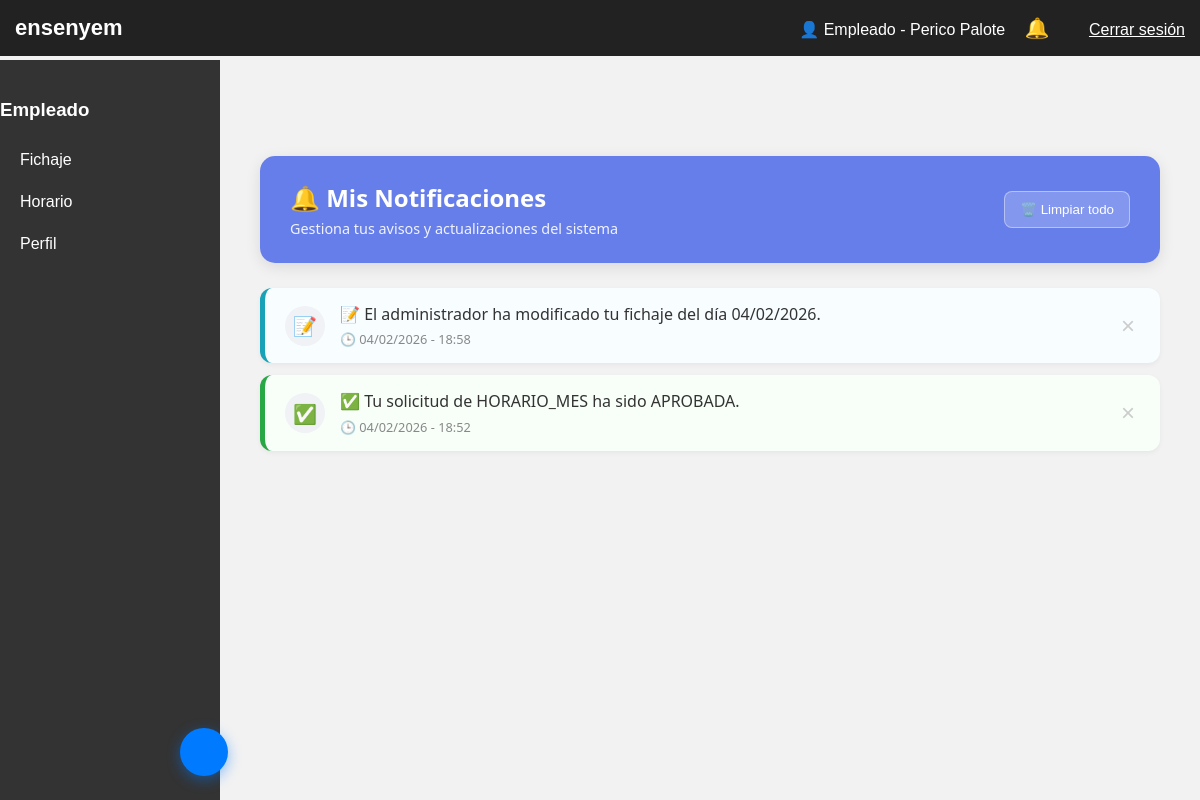
The page /panel.php?seccion=notificaciones (signed in) on the database as committed earlier.
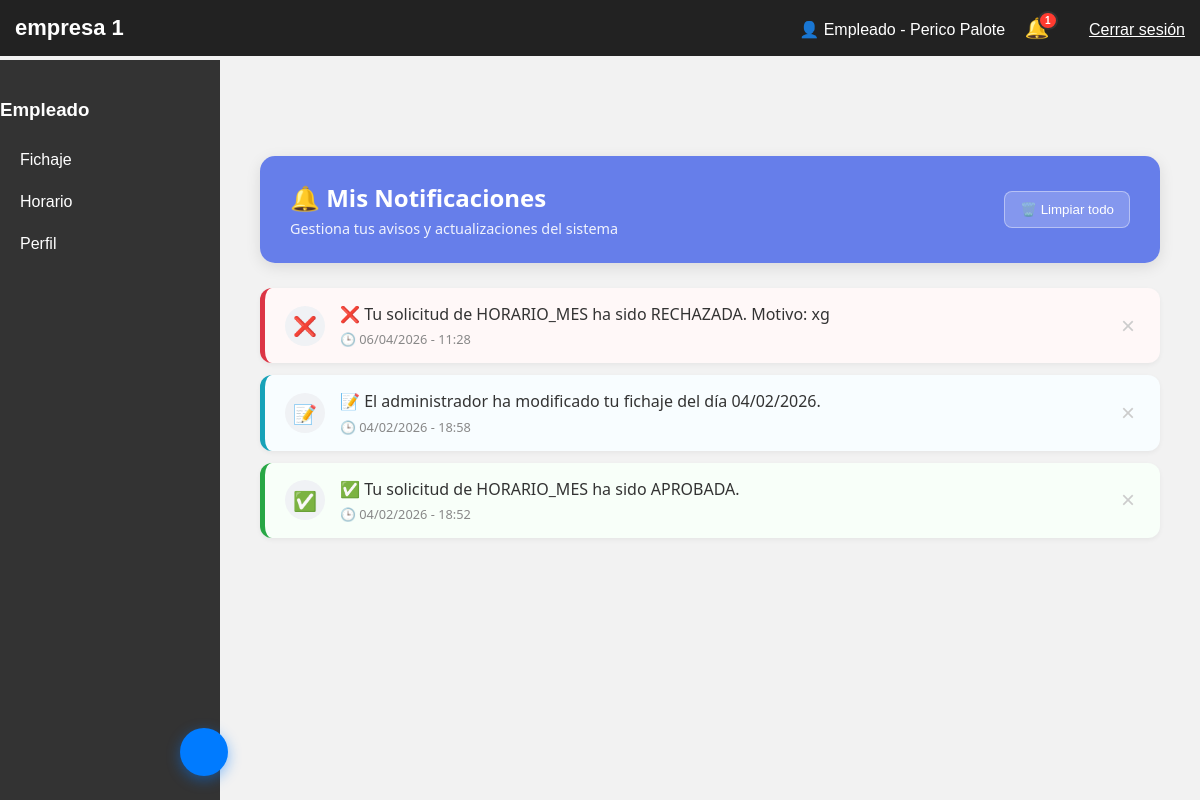
The same page on the database as committed later.
### tables this page shows
CREATE TABLE `notificaciones` (
  `id_notificacion` int(11) NOT NULL,
  `id_usuario` int(11) NOT NULL,
  `mensaje` text NOT NULL,
  `tipo` varchar(50) DEFAULT NULL,
  `leida` tinyint(1) DEFAULT 0,
  `fecha_creacion` timestamp NOT NULL DEFAULT current_timestamp()
);

### secciones/notificaciones.php (the view, shortened to what the changed rows need)
<?php
$idUsuario = $_SESSION['usuario']['id'];
$pdo->prepare("DELETE FROM NOTIFICACIONES WHERE id_usuario = ? AND fecha_creacion < DATE_SUB(NOW(), INTERVAL 30 DAY)")->execute([$idUsuario]);
$stmt = $pdo->prepare("SELECT * FROM NOTIFICACIONES WHERE id_usuario = ? ORDER BY fecha_creacion DESC");
$stmt->execute([$idUsuario]);
$notificaciones = $stmt->fetchAll(PDO::FETCH_ASSOC);
?>
<link rel="stylesheet" href="css/notificaciones.css">
<div class="notif-page-container">
    <div class="notif-header-banner">
        <div class="header-content">
            <h2>🔔 Mis Notificaciones</h2>
        </div>
    </div>
    <div class="notif-list-container">
        <?php if (empty($notificaciones)): ?>
            <div class="notif-empty-state">
                <div class="empty-icon">📂</div>
                <p>No tienes notificaciones pendientes</p>
            </div>
        <?php else: ?>
            <div class="notif-grid" id="contenedor-notificaciones">
                <?php foreach ($notificaciones as $n):
                    $icono = 'ℹ️';
                    $claseTipo = '';
                    $msg = $n['mensaje'];
                    if (strpos($msg, 'ACEPTADA') !== false || strpos($msg, 'APROBADA') !== false) {
                        $icono = '✅'; $claseTipo = 'notif-success';
                    } elseif (strpos($msg, 'RECHAZADA') !== false) {
                        $icono = '❌'; $claseTipo = 'notif-danger';
                    } elseif (strpos($msg, 'modificado') !== false || strpos($msg, 'añadido') !== false) {
                        $icono = '📝'; $claseTipo = 'notif-info';
                    }
                ?>
                    <div class="notif-card <?= $claseTipo ?>" id="notif-<?= $n['id_notificacion'] ?>">
                        <div class="notif-icon-circle"><?= $icono ?></div>
                        <div class="notif-content">
                            <p class="notif-message"><?= htmlspecialchars($msg) ?></p>
                            <span class="notif-date">
                                🕒 <?= date('d/m/Y - H:i', strtotime($n['fecha_creacion'])) ?>
                            </span>
                        </div>
                        <button class="btn-delete-single" onclick="eliminarNotificacion(<?= $n['id_notificacion'] ?>)" title="Eliminar">
                            &times;
                        </button>
                    </div>
                <?php endforeach; ?>
            </div>
        <?php endif; ?>
    </div>
</div>

### panel.php (shortened to what the changed rows need)
<?php
require_once 'config.php';
$usuario  = $_SESSION['usuario'];
$idUsuario = $usuario['id'];
$seccion = $_GET['seccion'] ?? 'fichaje';
$empresa  = $_SESSION['empresa_activa'];
$cssFile  = "css/empresa_$empresa.css";
$nombreEmpresa = "Empresa desconocida";
foreach ($_SESSION['usuario']['empresas'] as $emp) {
    if ($emp['id_empresa'] == $empresa) {
        $nombreEmpresa = $emp['nombre'];
        break;
    }
}
?>
<!DOCTYPE html>
<html lang="es">
<head>
    <link rel="stylesheet" href="<?= $cssFile ?>">
</head>
<body>
    <header>
        <div class="logo"><?= htmlspecialchars($nombreEmpresa) ?></div>
        <div>
            <span style="color:white; margin-right:15px;">
            </span>
            <div class="notification-container" style="display: inline-block; position: relative; margin-right: 15px;">
                <?php
                $stmtNotif = $pdo->prepare("SELECT COUNT(*) FROM NOTIFICACIONES WHERE id_usuario = ? AND leida = 0");
                $stmtNotif->execute([$idUsuario]);
                $countNotif = $stmtNotif->fetchColumn();
                $badge = ($countNotif > 9) ? '9+' : $countNotif;
                ?>
                <a href="panel.php?seccion=notificaciones" style="text-decoration: none; font-size: 20px;">
                    🔔
                    <?php if ($countNotif > 0): ?>
                        <span class="notification-badge"><?= $badge ?></span>
                    <?php endif; ?>
                </a>
            </div>
            <a href="logout.php" style="color:white; margin-left:20px;">Cerrar sesión</a>
        </div>
    </header>
    <main>
        <?php
        if ($seccion === "notificaciones") include "secciones/notificaciones.php";
        ?>
    </main>
</body>
</html>

Rows that differ between the two databases and show on the page:
added notificaciones: mensaje "❌", mensaje "❌ Tu solicitud de HORARIO_MES ha sido RECHAZADA. Motivo: xg", fecha_creacion "06/04/2026 - 11:28"
Other text that changed with them:
$nombreEmpresa: "ensenyem" → "empresa 1"
$badge: (not shown) → "1"
